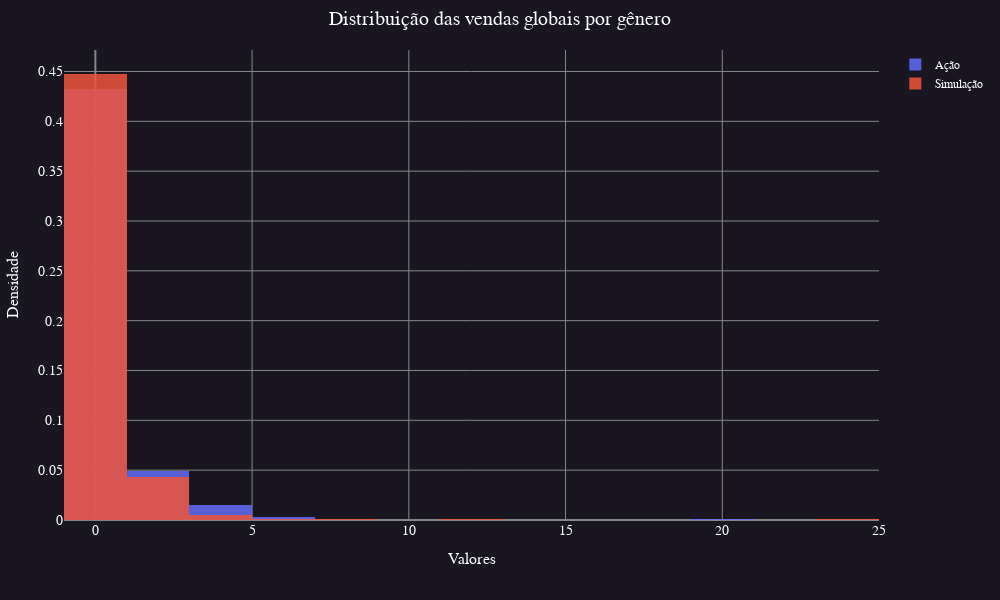

Notebook code for this chart:
### Code cell
fig = go.Figure()
trace0 = go.Histogram(
    x=unidades_jogos_vendidas_acao,
    nbinsx=20,
    name='Ação',
    histnorm='probability density'
)
trace1 = go.Histogram(
    x=unidades_jogos_vendidas_simulacao,
    nbinsx=20,
    name='Simulação',
    histnorm='probability density'
)

fig.add_trace(trace0)
fig.add_trace(trace1)

fig.update_layout(
    title_text="Distribuição das vendas globais por gênero",
    yaxis_title='Densidade',
    xaxis_title='Valores',
    
    # Padrao
    **layout_padrao,
)

fig.update_layout(barmode='overlay')
fig.update_traces(opacity=0.85)

fig.show()

### Figure 1 — Plotly figure (JSON) as saved in the notebook; plotly's stock layout.template omitted (floating-point values rounded to 4 significant figures; data arrays with more than 128 entries replaced by an {"elided": "..."} marker saying what was removed)
{"data": [{"histnorm": "probability density", "name": "Ação", "nbinsx": 20, "opacity": 0.85, "type": "histogram", "x": {"elided": "500 float values"}}, {"histnorm": "probability density", "name": "Simulação", "nbinsx": 20, "opacity": 0.85, "type": "histogram", "x": {"elided": "500 float values"}}], "layout": {"barmode": "overlay", "font": {"color": "#fff", "family": "Balto"}, "height": 600, "margin": {"b": 80, "l": 60, "r": 30, "t": 50}, "paper_bgcolor": "#191622", "plot_bgcolor": "#191622", "title": {"font": {"size": 20}, "text": "Distribuição das vendas globais por gênero", "x": 0.5, "xanchor": "center"}, "width": 1000, "xaxis": {"gridcolor": "#868686", "gridwidth": 1, "tickfont": {"size": 14}, "title": {"font": {"size": 16}, "text": "Valores"}, "zerolinecolor": "#868686", "zerolinewidth": 2}, "yaxis": {"gridcolor": "#868686", "gridwidth": 1, "tickfont": {"size": 14}, "title": {"font": {"size": 16}, "text": "Densidade"}, "zerolinecolor": "#868686", "zerolinewidth": 2}}}
